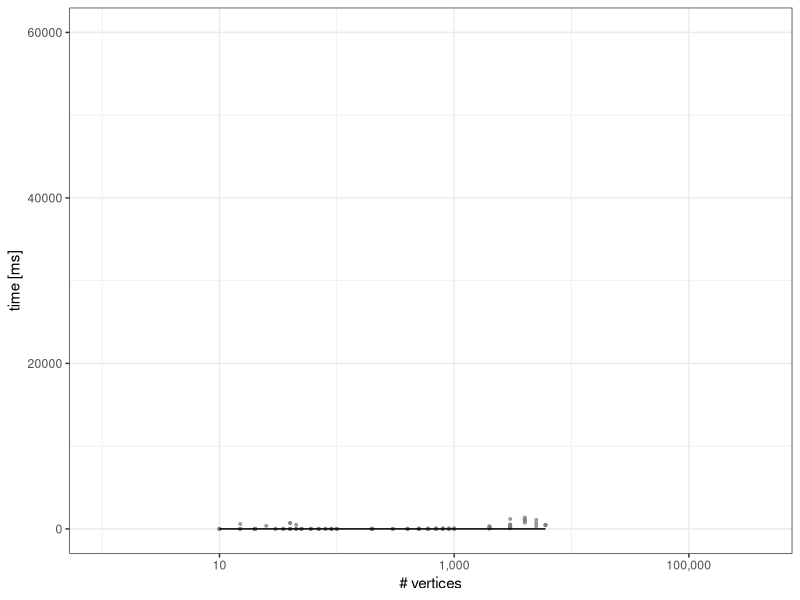

Here is the R script that generated this plot:
library(ggplot2)
library(scales)
library(reshape2)

# NOT WOKRING -- 
##library(rstudioapi)
##setwd(dirname(rstudioapi::callFun("getActiveDocumentContext")$path)) 

setwd(dir="~/devel/ord/monos/plot/")

monos.pao <- read.csv("pao-mono-pnts.csv", header=F, na.strings="")

# rename column names
colnames(monos.pao)[1] <- "SIZE"
colnames(monos.pao)[2] <- "TIME"
colnames(monos.pao)[3] <- "Filename"

df <- monos.pao

#df <- merge(fist.regular,fist.regularcdt,by="FILENAME")
#df = merge(df,fist.triangle,by="FILENAME")

# remove not numerics of Tri field
# df <- df[!is.na(as.numeric(as.character(df$FISTDC8))), ] 
# data.all <- data.all[!is.na(as.numeric(as.character(data.all$FISTDC4))), ] 
# data.all <- data.all[!is.na(as.numeric(as.character(data.all$FISTDC8))), ] 
# data.all <- data.all[!is.na(as.numeric(as.character(data.all$FISTDC16))), ] 
# data.all <- data.all[!is.na(as.numeric(as.character(data.all$FISTDC32))), ] 
# data.all <- data.all[!is.na(as.numeric(as.character(data.all$FISTDC64))), ] 

# remove NSs produced by MS (debug output error)
df <- df[complete.cases(df),]

df <- df[order(df$SIZE),]

# calculate speedup
#df$SpeedupDC2 <- as.double(df$FIST / (df$FISTDC2))
#df$CpuInSecTRIANGLE <- as.double(df$TRIANGLE) / 1000.0
# data.all[(data.all$TriCount > 100 && data.all$Speedup32 <= 1), ]

# remove INF and NA rows
# data.all <- do.call(data.frame,lapply(data.all, function(x) replace(x, is.infinite(x),NA)))
# data.all <- data.all[complete.cases(data.all),]

# sort
# data.all <- data.all[order(data.all$TriCount,data.all$Speedup2),]
# data.all <- data.all[order(data.all$TriCount,data.all$Speedup4),]


# FILTER 
# filtered <- data.all[(data.all$Speedup32<0.8),]
# filtered <- filtered[(filtered$TriCount>100000),]
# filtered <- filtered[(filtered$TriCount<500000),]
# END FILTER


fancy_scientific <- function(l) {
  # turn in to character string in scientific notation
  l <- format(l, scientific = TRUE)
  # quote the part before the exponent to keep all the digits
  #l <- gsub("^(.*)e", "'\\1'e", l)
  l <- gsub("^(.*)e", "e", l)
  l <- gsub("\\+", "", l)
  # turn the 'e+' into plotmath format
  #l <- gsub("e", "%*%10^", l)
  l <- gsub("e", "10^", l)
  # return this as an expression
  parse(text=l)
}




# points 
pdf("monos-pao-mono.pdf", width = 3.7, height = 3.7)
ggplot(data = df, aes(x = SIZE)) +
  #  geom_point(aes(y = SpeedupDC16, colour = "FIST D&C 16   "), fill=NA, size=.7, alpha=.7) +
  geom_point(aes(y = TIME, colour = "Monos   "), fill=NA, size=.7, alpha=.7) +
  #geom_point(aes(y = SpeedupDC4, colour = "FIST D&C 4   "), fill=NA, size=.7, alpha=.7) +
  #geom_point(aes(y = SpeedupDC2, colour = "FIST D&C 2   "), fill=NA, size=.7, alpha=.7) +
  geom_line(y=1) +  
  scale_colour_manual("", 
                      breaks = c("Monos ", "FIST D&C 2   ", "FIST D&C 4   ", "FIST D&C 8   ", "FIST D&C 16   "
                                 , "FIST(P&C 32)   ", "FIST(P&C 64)   "),
                      values = c("green", "blue", "red", "magenta", "orange", "black")) +
  xlab("# vertices") +
  ylab("time [ms]") + 
  coord_cartesian(xlim=c(1,400000), ylim=c(0, 60000)) +
  guides(colour = guide_legend(override.aes = list(size = 5, alpha=1)))+
  theme_bw() + 
  theme(#plot.background = element_blank(),panel.grid.major = element_blank(),
    #panel.grid.minor = element_blank(),panel.border = element_blank(),    
    legend.key = element_blank(),
    legend.position="bottom"
    #legend.key=element_rect(fill=NA)
    #     legend.position="none"
  ) +
  scale_x_log10(labels = comma)
#   scale_x_continuous(labels = comma)  
dev.off()


